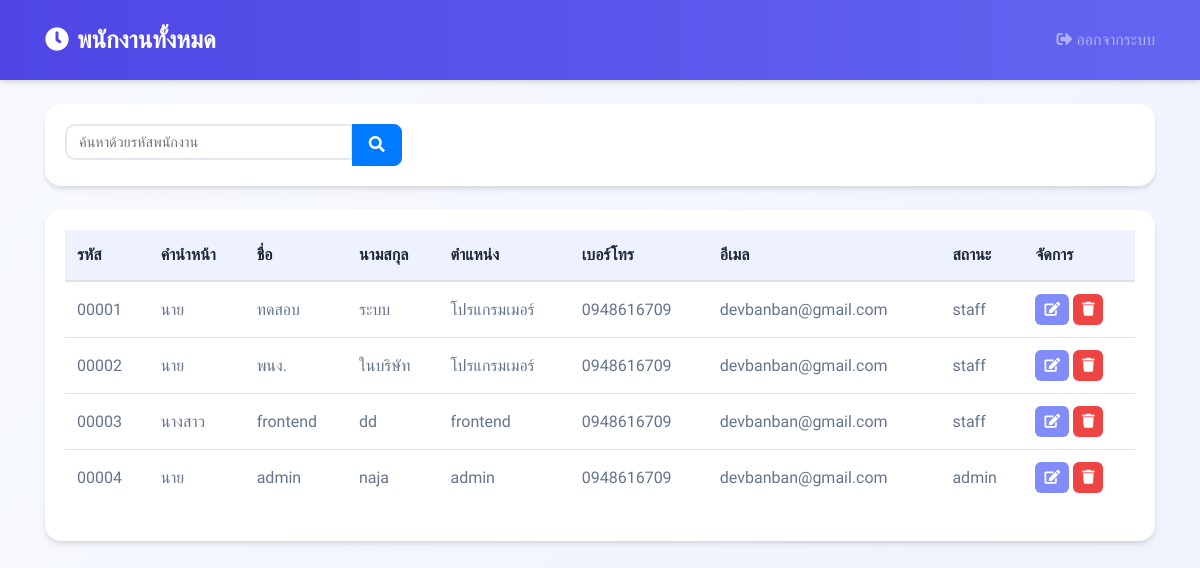
The app's page /employee_list.php (signed in) with its own data.
### tables this page shows
CREATE TABLE `tbl_emp` (
  `m_id` char(5) NOT NULL,
  `m_username` varchar(50) NOT NULL,
  `m_password` varchar(50) NOT NULL,
  `m_firstname` varchar(50) NOT NULL,
  `m_name` varchar(100) NOT NULL,
  `m_lastname` varchar(100) NOT NULL,
  `m_position` varchar(100) NOT NULL,
  `m_img` varchar(100) DEFAULT NULL,
  `m_phone` varchar(20) NOT NULL,
  `m_email` varchar(50) NOT NULL,
  `m_level` varchar(10) NOT NULL
);

### employee_list.php (the view, shortened to what this page needs)
<?php
require_once('condb.php');
$search = isset($_GET['search']) ? mysqli_real_escape_string($condb, $_GET['search']) : '';
$where_clause = '';
$sql = "SELECT * FROM tbl_emp $where_clause ORDER BY m_id ASC";
$result = mysqli_query($condb, $sql);
?>
<!DOCTYPE html>
<html lang="th">
<head>
    <link rel="stylesheet" href="https://cdnjs.cloudflare.com/ajax/libs/bootstrap/4.6.2/css/bootstrap.min.css">
    <link rel="stylesheet" href="https://cdnjs.cloudflare.com/ajax/libs/font-awesome/5.15.4/css/all.min.css">
</head>
<body>
    <nav class="navbar navbar-dark mb-4">
        <div class="container">
            <a class="navbar-brand" href="admin.php">
                <i class="fas fa-clock mr-2"></i>พนักงานทั้งหมด
            </a>
            <ul class="navbar-nav ml-auto">
                <li class="nav-item">
                    <a class="nav-link" href="logout.php">
                        <i class="fas fa-sign-out-alt mr-1"></i>ออกจากระบบ
                    </a>
                </li>
            </ul>
        </div>
    </nav>
    <div class="container">
        <div class="search-form">
            <form method="GET" class="row align-items-center">
                <div class="col-md-4">
                    <div class="input-group">
                        <input type="text" name="search" class="form-control"
                               placeholder="ค้นหาด้วยรหัสพนักงาน"
                               value="<?php echo htmlspecialchars($search); ?>">
                        <div class="input-group-append">
                            <button type="submit" class="btn btn-primary">
                                <i class="fas fa-search"></i>
                            </button>
                        </div>
                    </div>
                </div>
            </form>
        </div>
        <div class="card">
            <div class="card-body">
                <div class="table-responsive">
                    <table class="table">
                        <thead>
                            <tr>
                                <th>รหัส</th>
                                <th>คำนำหน้า</th>
                                <th>ชื่อ</th>
                                <th>นามสกุล</th>
                                <th>ตำแหน่ง</th>
                                <th>เบอร์โทร</th>
                                <th>อีเมล</th>
                                <th>สถานะ</th>
                                <th>จัดการ</th>
                            </tr>
                        </thead>
                        <tbody>
                            <?php if(mysqli_num_rows($result) > 0): ?>
                                <?php while($row = mysqli_fetch_assoc($result)): ?>
                                <tr>
                                    <td><?php echo $row['m_id']; ?></td>
                                    <td><?php echo $row['m_firstname']; ?></td>
                                    <td><?php echo $row['m_name']; ?></td>
                                    <td><?php echo $row['m_lastname']; ?></td>
                                    <td><?php echo $row['m_position']; ?></td>
                                    <td><?php echo $row['m_phone']; ?></td>
                                    <td><?php echo $row['m_email']; ?></td>
                                    <td><?php echo $row['m_level']; ?></td>
                                    <td>
                                        <a href="edit_employee.php?id=<?php echo $row['m_id']; ?>"
                                           class="btn btn-edit btn-action">
                                            <i class="fas fa-edit"></i>
                                        </a>
                                        <button onclick="confirmDelete('<?php echo $row['m_id']; ?>')"
                                                class="btn btn-delete btn-action">
                                            <i class="fas fa-trash"></i>
                                        </button>
                                    </td>
                                </tr>
                                <?php endwhile; ?>
                            <?php endif; ?>
                        </tbody>
                    </table>
                </div>
            </div>
        </div>
    </div>
</body>
</html>

### employee_list.php (style rules this page uses)
:root { --primary-color: #4F46E5; --primary-light: #818CF8; --secondary-color: #6366F1; --accent-light: #EEF2FF; --success-color: #10B981; --warning-color: #F59E0B; --danger-color: #EF4444; --text-primary: #1E293B; --text-secondary: #64748B; --background: #F8FAFC; --card-shadow: 0 4px 6px -1px rgba(0, 0, 0, 0.1), 0 2px 4px -1px rgba(0, 0, 0, 0.06); }
body { font-family: 'Prompt', sans-serif; background: linear-gradient(135deg, var(--background) 0%, var(--accent-light) 100%); color: var(--text-primary); min-height: 100vh; line-height: 1.6; }
.navbar { background: linear-gradient(to right, var(--primary-color), var(--secondary-color)); padding: 1rem 0; box-shadow: var(--card-shadow); }
.navbar-brand { color: white !important; font-size: 1.5rem; font-weight: 600; }
.card { background: white; border: none; border-radius: 16px; box-shadow: var(--card-shadow); margin-bottom: 1.5rem; }
.search-form { background: white; border-radius: 16px; padding: 1.25rem; margin-bottom: 1.5rem; box-shadow: var(--card-shadow); }
.table th { background: var(--accent-light); border-top: none; color: var(--text-primary); font-weight: 600; }
.table td { color: var(--text-secondary); vertical-align: middle; }
.btn-edit { background: var(--primary-light); color: white; }
.btn-delete { background: var(--danger-color); color: white; }
.btn { padding: 0.5rem 1rem; border-radius: 8px; font-weight: 500; transition: all 0.2s; }
.btn-action { padding: 0.25rem 0.5rem; font-size: 0.875rem; border-radius: 6px; }
.form-control { border: 2px solid #E2E8F0; border-radius: 10px; padding: 0.5rem 0.75rem; font-size: 0.9rem; color: var(--text-primary); }

### records on screen
tbl_emp: m_id "00001", m_firstname "นาย", m_name "ทดสอบ", m_lastname "ระบบ", m_position "โปรแกรมเมอร์", m_phone "0948616709", m_email "devbanban@gmail.com", m_level "staff"
tbl_emp: m_id "00002", m_firstname "นาย", m_name "พนง.", m_lastname "ในบริษัท", m_position "โปรแกรมเมอร์", m_phone "0948616709", m_email "devbanban@gmail.com", m_level "staff"
tbl_emp: m_id "00003", m_firstname "นางสาว", m_name "frontend", m_lastname "dd", m_position "frontend", m_phone "0948616709", m_email "devbanban@gmail.com", m_level "staff"
tbl_emp: m_id "00004", m_firstname "นาย", m_name "admin", m_lastname "naja", m_position "admin", m_phone "0948616709", m_email "devbanban@gmail.com", m_level "admin"
